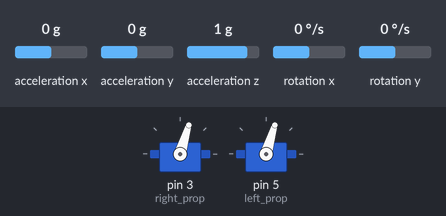
Simulated run of this sketch. Board: Arduino Uno, built with avr-gcc and run on an emulated ATmega328P. On the bench: 2 × servo. Wiring (inferred from the names in the program): MPU-6050 motion sensor at I2C address 0x68. Inputs (shaded band) come from the test bench; at power-on: acceleration x 0 g, acceleration y 0 g, rotation y 0 °/s, acceleration z 1 g, rotation x 0 °/s.

Above: at 8.2 s.
8.3 s: acceleration x set to -1.4 g
At 10.3 s:
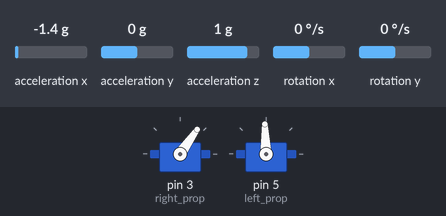
10.7 s: acceleration y set to -1.4 g
12.7 s: rotation y set to -192 °/s
At 12.85 s:
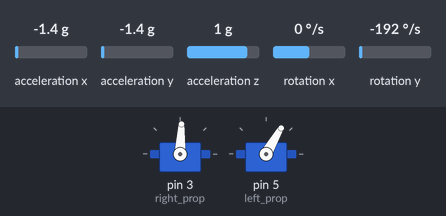
15.7 s: acceleration y set to 0 g
Timing chart, 0 to 19.7 s (numbered marks = the images above; inputs shaded):
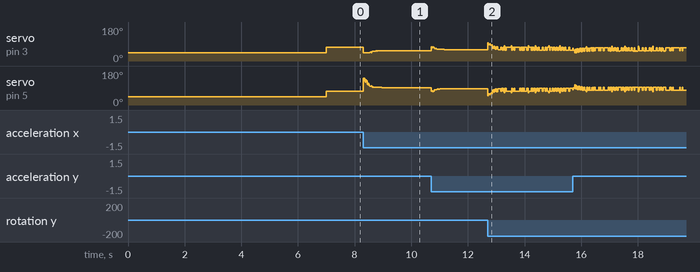

The sketch:

PID_balance_arduino.ino
```cpp
#include <Wire.h>
#include <Servo.h>

Servo right_prop, left_prop;
int16_t Acc_rawX, Acc_rawY, Acc_rawZ, Gyr_rawX, Gyr_rawY, Gyr_rawZ;
float Acceleration_angle[2], Gyro_angle[2], Total_angle[2];
float elapsedTime, time, timePrev, error, previous_error;
float pid_p, pid_i, pid_d, throttle = 1300, desired_angle = 0;

// PID constants
double kp = 3.55, ki = 0.005, kd = 2.05;

void setup() {
  Wire.begin();
  Wire.beginTransmission(0x68);
  Wire.write(0x6B);  // Wake up the MPU6050
  Wire.write(0);
  Wire.endTransmission(true);
  Serial.begin(250000);

  right_prop.attach(3);
  left_prop.attach(5);

  // Initialize motors with min PWM
  left_prop.writeMicroseconds(1000);
  right_prop.writeMicroseconds(1000);
  delay(7000);  // Wait for ESC startup
}

void loop() {
  timePrev = time;
  time = millis();
  elapsedTime = (time - timePrev) / 1000.0;  // Time in seconds

  // Read accelerometer data
  Wire.beginTransmission(0x68);
  Wire.write(0x3B);  // Starting address for accelerometer data
  Wire.endTransmission(false);
  Wire.requestFrom(0x68, 6, true);
  Acc_rawX = Wire.read() << 8 | Wire.read();
  Acc_rawY = Wire.read() << 8 | Wire.read();
  Acc_rawZ = Wire.read() << 8 | Wire.read();

  // Convert to acceleration in g
  Acceleration_angle[0] = atan(Acc_rawY / 16384.0 / sqrt(pow(Acc_rawX / 16384.0, 2) + pow(Acc_rawZ / 16384.0, 2))) * (180 / PI);
  Acceleration_angle[1] = atan(-Acc_rawX / 16384.0 / sqrt(pow(Acc_rawY / 16384.0, 2) + pow(Acc_rawZ / 16384.0, 2))) * (180 / PI);

  // Read gyroscope data
  Wire.beginTransmission(0x68);
  Wire.write(0x43);  // Starting address for gyroscope data
  Wire.endTransmission(false);
  Wire.requestFrom(0x68, 4, true);
  Gyr_rawX = Wire.read() << 8 | Wire.read();
  Gyr_rawY = Wire.read() << 8 | Wire.read();

  // Convert to degrees/second
  Gyro_angle[0] = Gyr_rawX / 131.0;
  Gyro_angle[1] = Gyr_rawY / 131.0;

  // Combine accelerometer and gyroscope data with complementary filter
  Total_angle[0] = 0.98 * (Total_angle[0] + Gyro_angle[0] * elapsedTime) + 0.02 * Acceleration_angle[0];
  Total_angle[1] = 0.98 * (Total_angle[1] + Gyro_angle[1] * elapsedTime) + 0.02 * Acceleration_angle[1];

  // PID control to maintain balance
  error = Total_angle[1] - desired_angle;
  pid_p = kp * error;

  // Integral part of PID (only activate for small errors)
  if (abs(error) < 3) {
    pid_i += ki * error;
  }

  // Derivative part of PID
  pid_d = kd * ((error - previous_error) / elapsedTime);

  // Calculate final PID value
  float PID = pid_p + pid_i + pid_d;
  PID = constrain(PID, -1000, 1000);

  // Calculate motor PWM values
  float pwmLeft = throttle + PID;
  float pwmRight = throttle - PID;

  // Ensure PWM values are within valid range (1000 - 2000 us)
  pwmLeft = constrain(pwmLeft, 1000, 2000);
  pwmRight = constrain(pwmRight, 1000, 2000);

  // Apply PWM to motors
  left_prop.writeMicroseconds(pwmLeft);
  right_prop.writeMicroseconds(pwmRight);

  previous_error = error;  // Store error for the next loop
}
```
